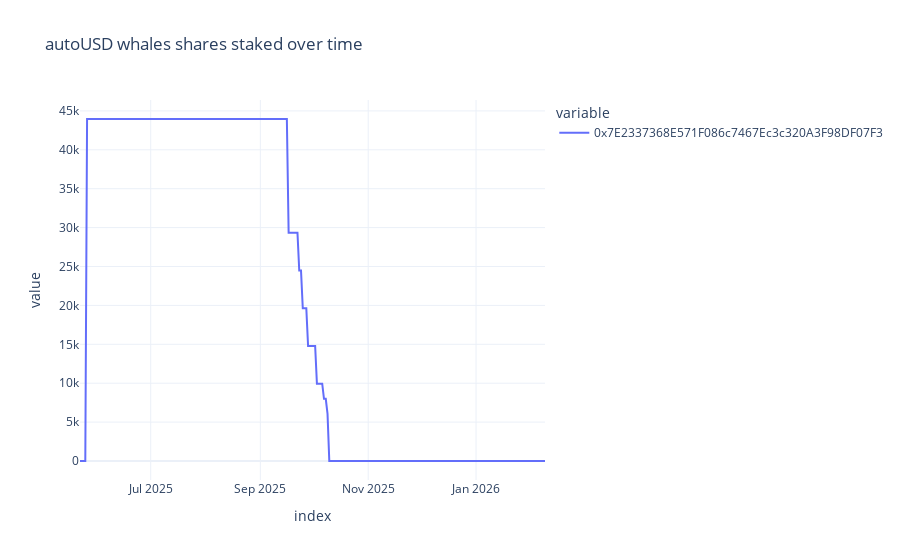

This figure's notebook cell:
### Code cell
a_person = "0x7E2337368E571F086c7467Ec3c320A3F98DF07F3"

px.line(base_usd_df[a_person], title="autoUSD whales shares staked over time")

### Figure 1 — Plotly figure (JSON) as saved in the notebook; plotly's stock layout.template omitted (floating-point values rounded to 4 significant figures; data arrays with more than 128 entries replaced by an {"elided": "..."} marker saying what was removed)
{"data": [{"hovertemplate": "variable=0x7E2337368E571F086c7467Ec3c320A3F98DF07F3<br>index=%{x}<br>value=%{y}<extra></extra>", "legendgroup": "0x7E2337368E571F086c7467Ec3c320A3F98DF07F3", "line": {"color": "#636efa", "dash": "solid"}, "marker": {"symbol": "circle"}, "mode": "lines", "name": "0x7E2337368E571F086c7467Ec3c320A3F98DF07F3", "orientation": "v", "showlegend": true, "type": "scatter", "x": {"elided": "264 str values"}, "xaxis": "x", "y": {"elided": "264 float values"}, "yaxis": "y"}], "layout": {"legend": {"title": {"text": "variable"}, "tracegroupgap": 0}, "title": {"text": "autoUSD whales shares staked over time"}, "xaxis": {"anchor": "y", "domain": [0, 1], "title": {"text": "index"}}, "yaxis": {"anchor": "x", "domain": [0, 1], "title": {"text": "value"}}}}
